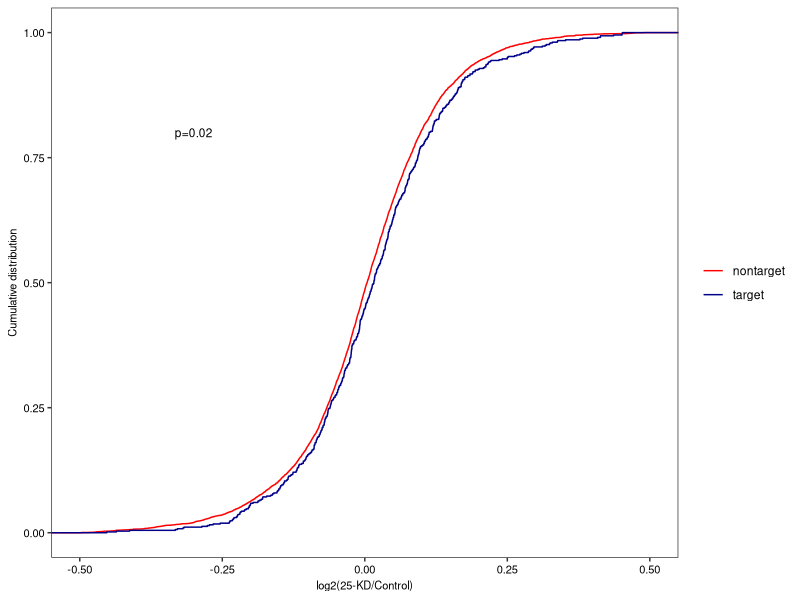
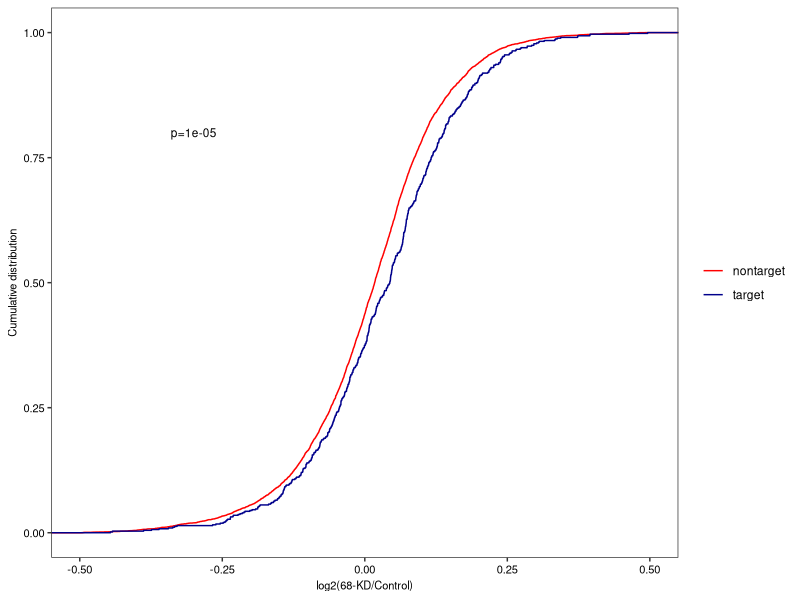
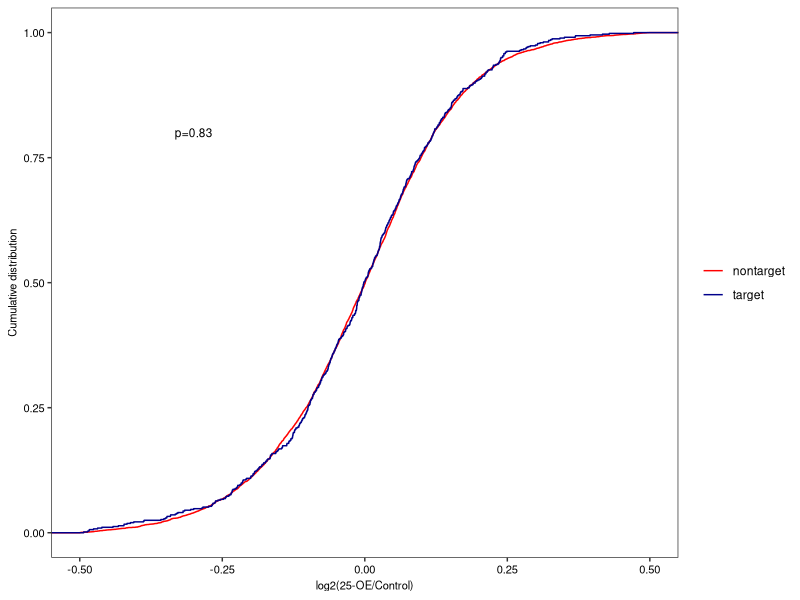
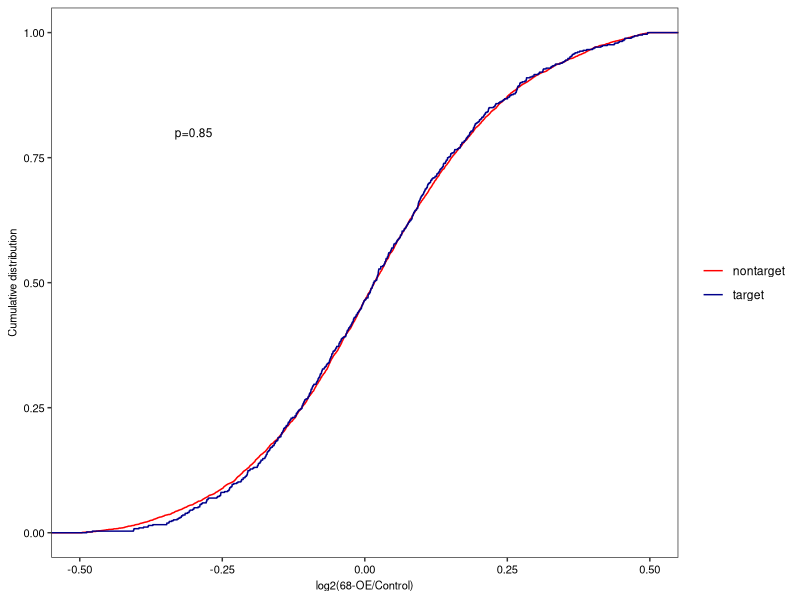
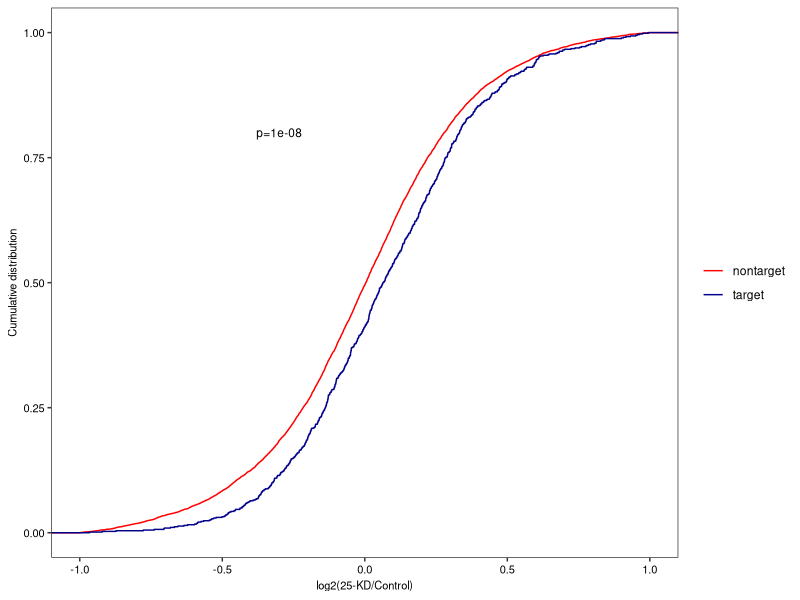
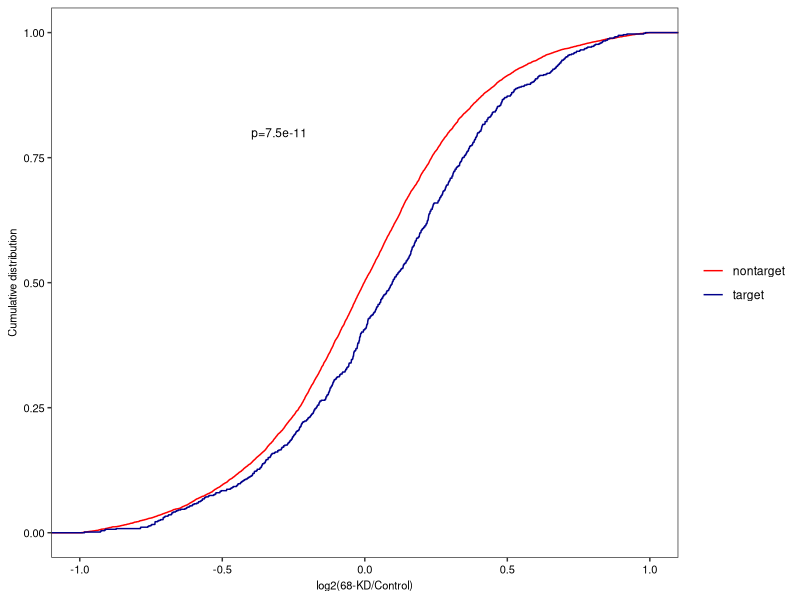
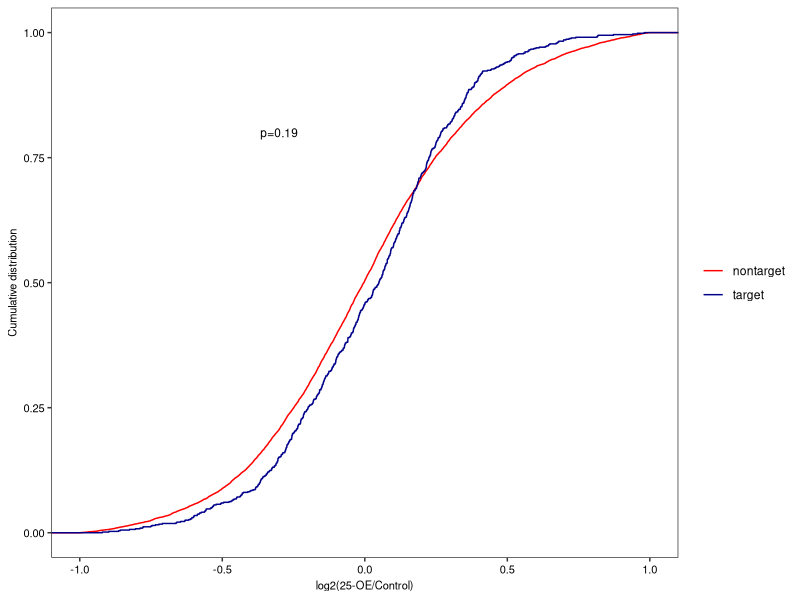
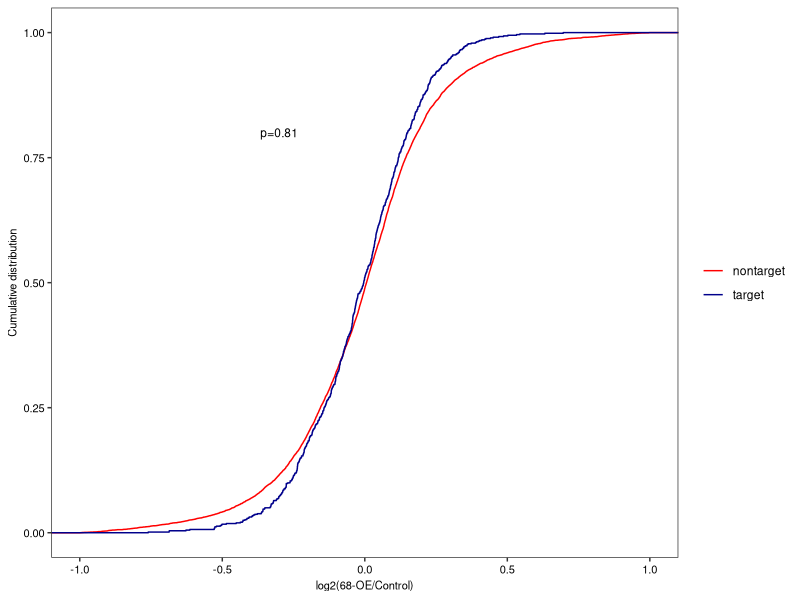

Recreate these plots in R, in order.
# Date: 06.07.2021
# Author: Anastasiya Boersch
# E-mail: anastasiya.boersch@unibas.ch

# R version 3.6.0 (2019-04-26)
# Platform: x86_64-pc-linux-gnu (64-bit)
# Running under: CentOS Linux 7 (Core)

# Load libraries
library(matrixStats) # matrixStats_0.54.0
library(grid) # base package
library(gridExtra) # gridExtra_2.3
library(ggplot2) # ggplot2_3.1.1

# Load Table_S3
table_s3 <- read.delim("Figure_S3/Table_S3.txt",sep="\t",header=T)

# Cumulative distribution of logFCs for targets and non-targets for proteomics
# CFIm25 KD
tar_lf <- na.omit(table_s3[which(table_s3$CFIm_Target==1),"Prot_log2FC_25_KD"])
nontar_lf <- na.omit(table_s3[which(table_s3$CFIm_Target==0),"Prot_log2FC_25_KD"])
t <- wilcox.test(tar_lf,nontar_lf)

df <- data.frame(type=c(rep("target",length(tar_lf)),rep("nontarget",length(nontar_lf))),log2ratio_CF125_KD=c(tar_lf,nontar_lf))

p1<-ggplot(df, aes(x=log2ratio_CF125_KD, color=type)) +
  stat_ecdf() + xlim(-0.5,0.5) +
  theme_bw()+
  scale_color_manual(values=c("red","darkblue"))+
  theme(legend.title = element_blank(),
    panel.grid.major = element_blank(),panel.grid.minor = element_blank(),
        axis.text.x = element_text(color="black", size=8, family="Helvetica"),
        axis.text.y = element_text(color="black", size=8, family="Helvetica"),
        axis.title.x = element_text(color="black", size=8, family="Helvetica"),
        axis.title.y = element_text(color="black", size=8, family="Helvetica"))+
  xlab("log2(25-KD/Control)")+
  ylab("Cumulative distribution")+
  annotate("text", x=-0.3, y=0.8, label= paste0("p=",round(t$p.value,2)),size=3, family="Helvetica")
p1

# CFIm68 KD
tar_lf <- na.omit(table_s3[which(table_s3$CFIm_Target==1),"Prot_log2FC_68_KD"])
nontar_lf <- na.omit(table_s3[which(table_s3$CFIm_Target==0),"Prot_log2FC_68_KD"])
t <- wilcox.test(tar_lf,nontar_lf)

df <- data.frame(type=c(rep("target",length(tar_lf)),rep("nontarget",length(nontar_lf))),log2ratio_CF168_KD=c(tar_lf,nontar_lf))

p2<-ggplot(df, aes(x=log2ratio_CF168_KD, color=type)) +
  stat_ecdf()+ xlim(-0.5,0.5) +
  theme_bw()+
  scale_color_manual(values=c("red","darkblue"))+
  theme(legend.title = element_blank(),
    panel.grid.major = element_blank(),panel.grid.minor = element_blank(),
        axis.text.x = element_text(color="black", size=8, family="Helvetica"),
        axis.text.y = element_text(color="black", size=8, family="Helvetica"),
        axis.title.x = element_text(color="black", size=8, family="Helvetica"),
        axis.title.y = element_text(color="black", size=8, family="Helvetica"))+
  xlab("log2(68-KD/Control)")+
  ylab("Cumulative distribution")+
  annotate("text", x=-0.3, y=0.8, label= paste0("p=",round(t$p.value,5)),size=3, family="Helvetica")
p2

# CFIm25 OE
tar_lf <- na.omit(table_s3[which(table_s3$CFIm_Target==1),"Prot_log2FC_25_OE"])
nontar_lf <- na.omit(table_s3[which(table_s3$CFIm_Target==0),"Prot_log2FC_25_OE"])
t <- wilcox.test(tar_lf,nontar_lf)

df <- data.frame(type=c(rep("target",length(tar_lf)),rep("nontarget",length(nontar_lf))),log2ratio_CF125_OE=c(tar_lf,nontar_lf))

p3<-ggplot(df, aes(x=log2ratio_CF125_OE, color=type)) +
  theme_bw()+
  scale_color_manual(values=c("red","darkblue"))+
  theme(legend.title = element_blank(),
    panel.grid.major = element_blank(),panel.grid.minor = element_blank(),
        axis.text.x = element_text(color="black", size=8, family="Helvetica"),
        axis.text.y = element_text(color="black", size=8, family="Helvetica"),
        axis.title.x = element_text(color="black", size=8, family="Helvetica"),
        axis.title.y = element_text(color="black", size=8, family="Helvetica"))+
  xlab("log2(25-OE/Control)")+
  ylab("Cumulative distribution")+
  stat_ecdf()+ xlim(-0.5,0.5) +
  annotate("text", x=-0.3, y=0.8, label= paste0("p=",round(t$p.value,2)),size=3, family="Helvetica")
p3

# CFIm68 OE
tar_lf <- na.omit(table_s3[which(table_s3$CFIm_Target==1),"Prot_log2FC_68_OE"])
nontar_lf <- na.omit(table_s3[which(table_s3$CFIm_Target==0),"Prot_log2FC_68_OE"])
t <- wilcox.test(tar_lf,nontar_lf)

df <- data.frame(type=c(rep("target",length(tar_lf)),rep("nontarget",length(nontar_lf))),log2ratio_CF168_OE=c(tar_lf,nontar_lf))

p4<-ggplot(df, aes(x=log2ratio_CF168_OE, color=type)) +
  theme_bw()+
  scale_color_manual(values=c("red","darkblue"))+
  theme(legend.title = element_blank(),
    panel.grid.major = element_blank(),panel.grid.minor = element_blank(),
        axis.text.x = element_text(color="black", size=8, family="Helvetica"),
        axis.text.y = element_text(color="black", size=8, family="Helvetica"),
        axis.title.x = element_text(color="black", size=8, family="Helvetica"),
        axis.title.y = element_text(color="black", size=8, family="Helvetica"))+
  xlab("log2(68-OE/Control)")+
  ylab("Cumulative distribution")+
  stat_ecdf()+ xlim(-0.5,0.5) +
  annotate("text", x=-0.3, y=0.8, label= paste0("p=",round(t$p.value,2)),size=3, family="Helvetica")
p4

pdf("Figure_S3/Cumulative_distribution_proteomics_targets_nontargets.pdf",height=4,width=7.8)
grid.arrange(p1,p2,p3,p4,widths = c(0.5,0.5),layout_matrix = rbind(c(1,2),c(3,4)))
dev.off()

# Make cumulative distribution of the expression changes in targets/not targets
# CFIm25 KD
tar_lf <- na.omit(table_s3[which(table_s3$CFIm_Target==1),"RNA_log2FC_25_KD"])
nontar_lf <- na.omit(table_s3[which(table_s3$CFIm_Target==0),"RNA_log2FC_25_KD"])
t <- wilcox.test(tar_lf,nontar_lf)

df <- data.frame(type=c(rep("target",length(tar_lf)),rep("nontarget",length(nontar_lf))),log2ratio_CF125_KD=c(tar_lf,nontar_lf))

p1<-ggplot(df, aes(x=log2ratio_CF125_KD, color=type)) +
  stat_ecdf() + xlim(-1,1) +
  theme_bw()+
  scale_color_manual(values=c("red","darkblue"))+
  theme(legend.title = element_blank(),
    panel.grid.major = element_blank(),panel.grid.minor = element_blank(),
        axis.text.x = element_text(color="black", size=8, family="Helvetica"),
        axis.text.y = element_text(color="black", size=8, family="Helvetica"),
        axis.title.x = element_text(color="black", size=8, family="Helvetica"),
        axis.title.y = element_text(color="black", size=8, family="Helvetica"))+
  xlab("log2(25-KD/Control)")+
  ylab("Cumulative distribution")+
  annotate("text", x=-0.3, y=0.8, label= paste0("p=",round(t$p.value,8)),size=3, family="Helvetica")
p1

# CFIm68 KD
tar_lf <- na.omit(table_s3[which(table_s3$CFIm_Target==1),"RNA_log2FC_68_KD"])
nontar_lf <- na.omit(table_s3[which(table_s3$CFIm_Target==0),"RNA_log2FC_68_KD"])
t <- wilcox.test(tar_lf,nontar_lf)

df <- data.frame(type=c(rep("target",length(tar_lf)),rep("nontarget",length(nontar_lf))),log2ratio_CF168_KD=c(tar_lf,nontar_lf))

p2<-ggplot(df, aes(x=log2ratio_CF168_KD, color=type)) +
  stat_ecdf() + xlim(-1,1) +
  theme_bw()+
  scale_color_manual(values=c("red","darkblue"))+
  theme(legend.title = element_blank(),
    panel.grid.major = element_blank(),panel.grid.minor = element_blank(),
        axis.text.x = element_text(color="black", size=8, family="Helvetica"),
        axis.text.y = element_text(color="black", size=8, family="Helvetica"),
        axis.title.x = element_text(color="black", size=8, family="Helvetica"),
        axis.title.y = element_text(color="black", size=8, family="Helvetica"))+
  xlab("log2(68-KD/Control)")+
  ylab("Cumulative distribution")+
  annotate("text", x=-0.3, y=0.8, label= paste0("p=",round(t$p.value,12)),size=3, family="Helvetica")
p2

# CFIm25 OE
tar_lf <- na.omit(table_s3[which(table_s3$CFIm_Target==1),"RNA_log2FC_25_OE"])
nontar_lf <- na.omit(table_s3[which(table_s3$CFIm_Target==0),"RNA_log2FC_25_OE"])
t <- wilcox.test(tar_lf,nontar_lf)

df <- data.frame(type=c(rep("target",length(tar_lf)),rep("nontarget",length(nontar_lf))),log2ratio_CF125_OE=c(tar_lf,nontar_lf))

p3<-ggplot(df, aes(x=log2ratio_CF125_OE, color=type)) +
  stat_ecdf() + xlim(-1,1) +
  theme_bw()+
  scale_color_manual(values=c("red","darkblue"))+
  theme(legend.title = element_blank(),
    panel.grid.major = element_blank(),panel.grid.minor = element_blank(),
        axis.text.x = element_text(color="black", size=8, family="Helvetica"),
        axis.text.y = element_text(color="black", size=8, family="Helvetica"),
        axis.title.x = element_text(color="black", size=8, family="Helvetica"),
        axis.title.y = element_text(color="black", size=8, family="Helvetica"))+
  xlab("log2(25-OE/Control)")+
  ylab("Cumulative distribution")+
  annotate("text", x=-0.3, y=0.8, label= paste0("p=",round(t$p.value,2)),size=3, family="Helvetica")
p3

# CFIm68 OE
tar_lf <- na.omit(table_s3[which(table_s3$CFIm_Target==1),"RNA_log2FC_68_OE"])
nontar_lf <- na.omit(table_s3[which(table_s3$CFIm_Target==0),"RNA_log2FC_68_OE"])
t <- wilcox.test(tar_lf,nontar_lf)

df <- data.frame(type=c(rep("target",length(tar_lf)),rep("nontarget",length(nontar_lf))),log2ratio_CF168_OE=c(tar_lf,nontar_lf))

p4<-ggplot(df, aes(x=log2ratio_CF168_OE, color=type)) +
  stat_ecdf() + xlim(-1,1) +
  theme_bw()+
  scale_color_manual(values=c("red","darkblue"))+
  theme(legend.title = element_blank(),
    panel.grid.major = element_blank(),panel.grid.minor = element_blank(),
        axis.text.x = element_text(color="black", size=8, family="Helvetica"),
        axis.text.y = element_text(color="black", size=8, family="Helvetica"),
        axis.title.x = element_text(color="black", size=8, family="Helvetica"),
        axis.title.y = element_text(color="black", size=8, family="Helvetica"))+
  xlab("log2(68-OE/Control)")+
  ylab("Cumulative distribution")+
  annotate("text", x=-0.3, y=0.8, label= paste0("p=",round(t$p.value,2)),size=3, family="Helvetica")
p4

pdf("Figure_S3/Cumulative_distribution_transcriptomics_targets_nontargets.pdf",height=4,width=7.8)
grid.arrange(p1,p2,p3,p4,widths = c(0.5,0.5),layout_matrix = rbind(c(1,2),c(3,4)))
dev.off()
